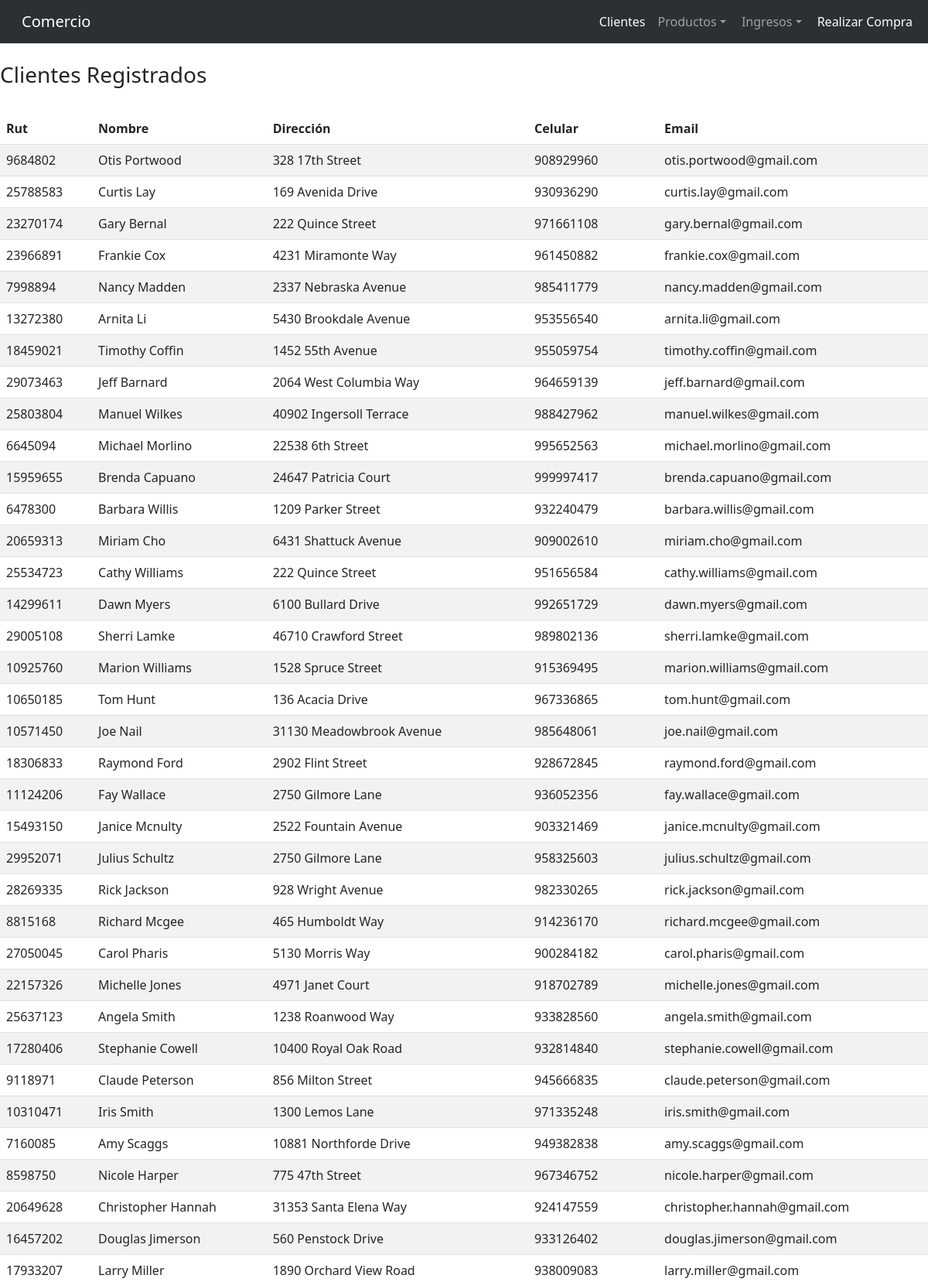
Page /cliente (upper part) on the committed database.
### app_comercio/models.py (models this page shows, shortened)
class Cliente(models.Model):
    rut = models.BigIntegerField(primary_key=True)
    nombre = models.CharField(max_length=120)
    direccion = models.TextField()
    celular = models.IntegerField()
    email = models.EmailField()
    compraMouse = models.ManyToManyField(Mouse, blank=True)
    compraComputador = models.ManyToManyField(Computador, blank=True)
    compraMonitor = models.ManyToManyField(Monitor, blank=True)

### app_comercio/views.py (the view)
# urls.py: path("cliente", ClientePageView.as_view(), name="cliente"),
class ClientePageView(ListView):
    model = Cliente
    template_name = "cliente.html"
    context_object_name = 'data'

### templates/cliente.html (shortened to what this page needs)
{% extends "base.html" %}
{% block content %}
<h3>Clientes Registrados</h3>
<table class="table table-striped table-hover">
  <thead>
  <tr>
    <th>Rut</th>
    <th>Nombre</th>
    <th>Dirección</th>
    <th>Celular</th>
    <th>Email</th>
  </tr>
  </thead>
  <tbody >
  {% for item in data %}
  <tr>
    <td>{{ item.rut }}</td>
    <td>{{ item.nombre }}</td>
    <td>{{ item.direccion }}</td>
    <td>{{ item.celular }}</td>
    <td>{{ item.email }}</td>
  </tr>
  {% endfor %}
  </tbody>
</table>
{% endblock content %}

### rows in the picture
Cliente: rut "9684802", nombre "Otis Portwood", direccion "328 17th Street", celular "908929960", email "otis.portwood@gmail.com"
Cliente: rut "25788583", nombre "Curtis Lay", direccion "169 Avenida Drive", celular "930936290", email "curtis.lay@gmail.com"
Cliente: rut "23270174", nombre "Gary Bernal", direccion "222 Quince Street", celular "971661108", email "gary.bernal@gmail.com"
Cliente: rut "23966891", nombre "Frankie Cox", direccion "4231 Miramonte Way", celular "961450882", email "frankie.cox@gmail.com"
Cliente: rut "7998894", nombre "Nancy Madden", direccion "2337 Nebraska Avenue", celular "985411779", email "nancy.madden@gmail.com"
Cliente: rut "13272380", nombre "Arnita Li", direccion "5430 Brookdale Avenue", celular "953556540", email "arnita.li@gmail.com"
Cliente: rut "18459021", nombre "Timothy Coffin", direccion "1452 55th Avenue", celular "955059754", email "timothy.coffin@gmail.com"
Cliente: rut "29073463", nombre "Jeff Barnard", direccion "2064 West Columbia Way", celular "964659139", email "jeff.barnard@gmail.com"
Cliente: rut "25803804", nombre "Manuel Wilkes", direccion "40902 Ingersoll Terrace", celular "988427962", email "manuel.wilkes@gmail.com"
Cliente: rut "6645094", nombre "Michael Morlino", direccion "22538 6th Street", celular "995652563", email "michael.morlino@gmail.com"
Cliente: rut "15959655", nombre "Brenda Capuano", direccion "24647 Patricia Court", celular "999997417", email "brenda.capuano@gmail.com"
Cliente: rut "6478300", nombre "Barbara Willis", direccion "1209 Parker Street", celular "932240479", email "barbara.willis@gmail.com"
Cliente: rut "20659313", nombre "Miriam Cho", direccion "6431 Shattuck Avenue", celular "909002610", email "miriam.cho@gmail.com"
Cliente: rut "25534723", nombre "Cathy Williams", direccion "222 Quince Street", celular "951656584", email "cathy.williams@gmail.com"
Cliente: rut "14299611", nombre "Dawn Myers", direccion "6100 Bullard Drive", celular "992651729", email "dawn.myers@gmail.com"
Cliente: rut "29005108", nombre "Sherri Lamke", direccion "46710 Crawford Street", celular "989802136", email "sherri.lamke@gmail.com"
Cliente: rut "10925760", nombre "Marion Williams", direccion "1528 Spruce Street", celular "915369495", email "marion.williams@gmail.com"
Cliente: rut "10650185", nombre "Tom Hunt", direccion "136 Acacia Drive", celular "967336865", email "tom.hunt@gmail.com"
Cliente: rut "10571450", nombre "Joe Nail", direccion "31130 Meadowbrook Avenue", celular "985648061", email "joe.nail@gmail.com"
Cliente: rut "18306833", nombre "Raymond Ford", direccion "2902 Flint Street", celular "928672845", email "raymond.ford@gmail.com"
Cliente: rut "11124206", nombre "Fay Wallace", direccion "2750 Gilmore Lane", celular "936052356", email "fay.wallace@gmail.com"
Cliente: rut "15493150", nombre "Janice Mcnulty", direccion "2522 Fountain Avenue", celular "903321469", email "janice.mcnulty@gmail.com"
Cliente: rut "29952071", nombre "Julius Schultz", direccion "2750 Gilmore Lane", celular "958325603", email "julius.schultz@gmail.com"
Cliente: rut "28269335", nombre "Rick Jackson", direccion "928 Wright Avenue", celular "982330265", email "rick.jackson@gmail.com"
Cliente: rut "8815168", nombre "Richard Mcgee", direccion "465 Humboldt Way", celular "914236170", email "richard.mcgee@gmail.com"
Cliente: rut "27050045", nombre "Carol Pharis", direccion "5130 Morris Way", celular "900284182", email "carol.pharis@gmail.com"
Cliente: rut "22157326", nombre "Michelle Jones", direccion "4971 Janet Court", celular "918702789", email "michelle.jones@gmail.com"
Cliente: rut "25637123", nombre "Angela Smith", direccion "1238 Roanwood Way", celular "933828560", email "angela.smith@gmail.com"
Cliente: rut "17280406", nombre "Stephanie Cowell", direccion "10400 Royal Oak Road", celular "932814840", email "stephanie.cowell@gmail.com"
Cliente: rut "9118971", nombre "Claude Peterson", direccion "856 Milton Street", celular "945666835", email "claude.peterson@gmail.com"
Cliente: rut "10310471", nombre "Iris Smith", direccion "1300 Lemos Lane", celular "971335248", email "iris.smith@gmail.com"
Cliente: rut "7160085", nombre "Amy Scaggs", direccion "10881 Northforde Drive", celular "949382838", email "amy.scaggs@gmail.com"
Cliente: rut "8598750", nombre "Nicole Harper", direccion "775 47th Street", celular "967346752", email "nicole.harper@gmail.com"
Cliente: rut "20649628", nombre "Christopher Hannah", direccion "31353 Santa Elena Way", celular "924147559", email "christopher.hannah@gmail.com"
Cliente: rut "16457202", nombre "Douglas Jimerson", direccion "560 Penstock Drive", celular "933126402", email "douglas.jimerson@gmail.com"
Cliente: rut "17933207", nombre "Larry Miller", direccion "1890 Orchard View Road", celular "938009083", email "larry.miller@gmail.com"
